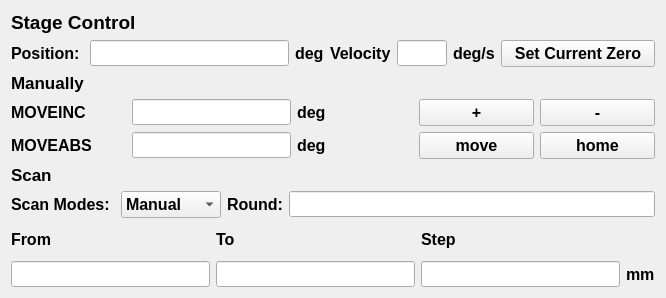
<?xml version="1.0" encoding="UTF-8"?>
<ui version="4.0">
 <class>OSMSStage</class>
 <widget class="QWidget" name="OSMSStage">
  <property name="geometry">
   <rect>
    <x>0</x>
    <y>0</y>
    <width>666</width>
    <height>298</height>
   </rect>
  </property>
  <property name="sizePolicy">
   <sizepolicy hsizetype="Expanding" vsizetype="Expanding">
    <horstretch>0</horstretch>
    <verstretch>0</verstretch>
   </sizepolicy>
  </property>
  <property name="minimumSize">
   <size>
    <width>0</width>
    <height>0</height>
   </size>
  </property>
  <property name="maximumSize">
   <size>
    <width>16777215</width>
    <height>16777215</height>
   </size>
  </property>
  <property name="windowTitle">
   <string>OSMS Stage Control</string>
  </property>
  <layout class="QGridLayout" name="gridLayout_2">
   <item row="1" column="0" colspan="2">
    <layout class="QHBoxLayout" name="horizontalLayout_1">
     <item>
      <widget class="QLabel" name="label_2">
       <property name="sizePolicy">
        <sizepolicy hsizetype="Preferred" vsizetype="Fixed">
         <horstretch>0</horstretch>
         <verstretch>0</verstretch>
        </sizepolicy>
       </property>
       <property name="font">
        <font>
         <pointsize>12</pointsize>
         <bold>true</bold>
        </font>
       </property>
       <property name="text">
        <string>Position: </string>
       </property>
      </widget>
     </item>
     <item>
      <widget class="QLineEdit" name="lineEdit_1">
       <property name="sizePolicy">
        <sizepolicy hsizetype="Expanding" vsizetype="Fixed">
         <horstretch>0</horstretch>
         <verstretch>0</verstretch>
        </sizepolicy>
       </property>
       <property name="minimumSize">
        <size>
         <width>80</width>
         <height>0</height>
        </size>
       </property>
       <property name="font">
        <font>
         <family>Consolas</family>
         <pointsize>11</pointsize>
        </font>
       </property>
      </widget>
     </item>
     <item>
      <widget class="QLabel" name="label_3">
       <property name="sizePolicy">
        <sizepolicy hsizetype="Preferred" vsizetype="Fixed">
         <horstretch>0</horstretch>
         <verstretch>0</verstretch>
        </sizepolicy>
       </property>
       <property name="font">
        <font>
         <pointsize>12</pointsize>
         <bold>true</bold>
        </font>
       </property>
       <property name="text">
        <string>deg</string>
       </property>
      </widget>
     </item>
    </layout>
   </item>
   <item row="4" column="0" colspan="4">
    <widget class="QLabel" name="label_11">
     <property name="sizePolicy">
      <sizepolicy hsizetype="Preferred" vsizetype="Fixed">
       <horstretch>0</horstretch>
       <verstretch>0</verstretch>
      </sizepolicy>
     </property>
     <property name="font">
      <font>
       <pointsize>13</pointsize>
       <bold>true</bold>
      </font>
     </property>
     <property name="text">
      <string>Scan</string>
     </property>
    </widget>
   </item>
   <item row="1" column="3">
    <layout class="QHBoxLayout" name="horizontalLayout_3">
     <item>
      <widget class="QPushButton" name="pushButton_5">
       <property name="sizePolicy">
        <sizepolicy hsizetype="Preferred" vsizetype="Fixed">
         <horstretch>0</horstretch>
         <verstretch>0</verstretch>
        </sizepolicy>
       </property>
       <property name="font">
        <font>
         <pointsize>12</pointsize>
         <bold>true</bold>
        </font>
       </property>
       <property name="text">
        <string>Set Current Zero</string>
       </property>
      </widget>
     </item>
    </layout>
   </item>
   <item row="5" column="0" colspan="4">
    <layout class="QHBoxLayout" name="horizontalLayout">
     <item>
      <widget class="QLabel" name="label_17">
       <property name="sizePolicy">
        <sizepolicy hsizetype="Preferred" vsizetype="Fixed">
         <horstretch>0</horstretch>
         <verstretch>0</verstretch>
        </sizepolicy>
       </property>
       <property name="font">
        <font>
         <pointsize>12</pointsize>
         <bold>true</bold>
        </font>
       </property>
       <property name="text">
        <string>Scan Modes: </string>
       </property>
      </widget>
     </item>
     <item>
      <widget class="QComboBox" name="comboBox">
       <property name="minimumSize">
        <size>
         <width>100</width>
         <height>0</height>
        </size>
       </property>
       <property name="font">
        <font>
         <pointsize>12</pointsize>
         <bold>true</bold>
        </font>
       </property>
       <item>
        <property name="text">
         <string>Manual</string>
        </property>
       </item>
       <item>
        <property name="text">
         <string>Range</string>
        </property>
       </item>
      </widget>
     </item>
     <item>
      <widget class="QLabel" name="label_20">
       <property name="sizePolicy">
        <sizepolicy hsizetype="Preferred" vsizetype="Fixed">
         <horstretch>0</horstretch>
         <verstretch>0</verstretch>
        </sizepolicy>
       </property>
       <property name="font">
        <font>
         <pointsize>12</pointsize>
         <bold>true</bold>
        </font>
       </property>
       <property name="text">
        <string>Round:</string>
       </property>
      </widget>
     </item>
     <item>
      <widget class="QLineEdit" name="lineEdit_9">
       <property name="sizePolicy">
        <sizepolicy hsizetype="Expanding" vsizetype="Fixed">
         <horstretch>0</horstretch>
         <verstretch>0</verstretch>
        </sizepolicy>
       </property>
       <property name="font">
        <font>
         <family>Consolas</family>
         <pointsize>11</pointsize>
        </font>
       </property>
      </widget>
     </item>
    </layout>
   </item>
   <item row="1" column="2">
    <layout class="QHBoxLayout" name="horizontalLayout_2">
     <item>
      <widget class="QLabel" name="label_4">
       <property name="sizePolicy">
        <sizepolicy hsizetype="Preferred" vsizetype="Fixed">
         <horstretch>0</horstretch>
         <verstretch>0</verstretch>
        </sizepolicy>
       </property>
       <property name="font">
        <font>
         <pointsize>12</pointsize>
         <bold>true</bold>
        </font>
       </property>
       <property name="text">
        <string>Velocity</string>
       </property>
      </widget>
     </item>
     <item>
      <widget class="QLineEdit" name="lineEdit_2">
       <property name="sizePolicy">
        <sizepolicy hsizetype="Maximum" vsizetype="Fixed">
         <horstretch>0</horstretch>
         <verstretch>0</verstretch>
        </sizepolicy>
       </property>
       <property name="maximumSize">
        <size>
         <width>50</width>
         <height>16777215</height>
        </size>
       </property>
       <property name="font">
        <font>
         <family>Consolas</family>
         <pointsize>11</pointsize>
        </font>
       </property>
      </widget>
     </item>
     <item>
      <widget class="QLabel" name="label_5">
       <property name="sizePolicy">
        <sizepolicy hsizetype="Preferred" vsizetype="Fixed">
         <horstretch>0</horstretch>
         <verstretch>0</verstretch>
        </sizepolicy>
       </property>
       <property name="font">
        <font>
         <pointsize>12</pointsize>
         <bold>true</bold>
        </font>
       </property>
       <property name="text">
        <string>deg/s</string>
       </property>
      </widget>
     </item>
    </layout>
   </item>
   <item row="0" column="0" colspan="2">
    <widget class="QLabel" name="label_1">
     <property name="sizePolicy">
      <sizepolicy hsizetype="Preferred" vsizetype="Fixed">
       <horstretch>0</horstretch>
       <verstretch>0</verstretch>
      </sizepolicy>
     </property>
     <property name="minimumSize">
      <size>
       <width>150</width>
       <height>0</height>
      </size>
     </property>
     <property name="font">
      <font>
       <pointsize>14</pointsize>
       <bold>true</bold>
      </font>
     </property>
     <property name="text">
      <string>Stage Control</string>
     </property>
    </widget>
   </item>
   <item row="6" column="0" colspan="4">
    <layout class="QGridLayout" name="gridLayout">
     <item row="2" column="3">
      <widget class="QLabel" name="label_15">
       <property name="font">
        <font>
         <pointsize>12</pointsize>
         <bold>true</bold>
        </font>
       </property>
       <property name="text">
        <string>mm</string>
       </property>
      </widget>
     </item>
     <item row="0" column="2">
      <widget class="QLabel" name="label_14">
       <property name="font">
        <font>
         <pointsize>12</pointsize>
         <bold>true</bold>
        </font>
       </property>
       <property name="text">
        <string>Step</string>
       </property>
      </widget>
     </item>
     <item row="2" column="2">
      <widget class="QLineEdit" name="lineEdit_7">
       <property name="sizePolicy">
        <sizepolicy hsizetype="Expanding" vsizetype="Fixed">
         <horstretch>0</horstretch>
         <verstretch>0</verstretch>
        </sizepolicy>
       </property>
       <property name="font">
        <font>
         <family>Consolas</family>
         <pointsize>11</pointsize>
        </font>
       </property>
      </widget>
     </item>
     <item row="2" column="0">
      <widget class="QLineEdit" name="lineEdit_5">
       <property name="sizePolicy">
        <sizepolicy hsizetype="Expanding" vsizetype="Fixed">
         <horstretch>0</horstretch>
         <verstretch>0</verstretch>
        </sizepolicy>
       </property>
       <property name="font">
        <font>
         <family>Consolas</family>
         <pointsize>11</pointsize>
        </font>
       </property>
      </widget>
     </item>
     <item row="0" column="1">
      <widget class="QLabel" name="label_13">
       <property name="font">
        <font>
         <pointsize>12</pointsize>
         <bold>true</bold>
        </font>
       </property>
       <property name="text">
        <string>To</string>
       </property>
      </widget>
     </item>
     <item row="2" column="1">
      <widget class="QLineEdit" name="lineEdit_6">
       <property name="sizePolicy">
        <sizepolicy hsizetype="Expanding" vsizetype="Fixed">
         <horstretch>0</horstretch>
         <verstretch>0</verstretch>
        </sizepolicy>
       </property>
       <property name="font">
        <font>
         <family>Consolas</family>
         <pointsize>11</pointsize>
        </font>
       </property>
      </widget>
     </item>
     <item row="0" column="0">
      <widget class="QLabel" name="label_12">
       <property name="font">
        <font>
         <pointsize>12</pointsize>
         <bold>true</bold>
        </font>
       </property>
       <property name="text">
        <string>From</string>
       </property>
      </widget>
     </item>
    </layout>
   </item>
   <item row="3" column="0" colspan="4">
    <layout class="QVBoxLayout" name="verticalLayout">
     <item>
      <layout class="QHBoxLayout" name="horizontalLayout_5">
       <item>
        <widget class="QLabel" name="label_6">
         <property name="sizePolicy">
          <sizepolicy hsizetype="Preferred" vsizetype="Fixed">
           <horstretch>0</horstretch>
           <verstretch>0</verstretch>
          </sizepolicy>
         </property>
         <property name="font">
          <font>
           <pointsize>13</pointsize>
           <bold>true</bold>
          </font>
         </property>
         <property name="text">
          <string>Manually</string>
         </property>
        </widget>
       </item>
      </layout>
     </item>
     <item>
      <layout class="QGridLayout" name="gridLayout_1">
       <item row="1" column="3">
        <widget class="QLabel" name="label_9">
         <property name="sizePolicy">
          <sizepolicy hsizetype="Preferred" vsizetype="Fixed">
           <horstretch>0</horstretch>
           <verstretch>0</verstretch>
          </sizepolicy>
         </property>
         <property name="minimumSize">
          <size>
           <width>40</width>
           <height>0</height>
          </size>
         </property>
         <property name="font">
          <font>
           <pointsize>12</pointsize>
           <bold>true</bold>
          </font>
         </property>
         <property name="text">
          <string>deg</string>
         </property>
        </widget>
       </item>
       <item row="2" column="1">
        <widget class="QLineEdit" name="lineEdit_4">
         <property name="sizePolicy">
          <sizepolicy hsizetype="Preferred" vsizetype="Fixed">
           <horstretch>0</horstretch>
           <verstretch>0</verstretch>
          </sizepolicy>
         </property>
         <property name="font">
          <font>
           <family>Consolas</family>
           <pointsize>11</pointsize>
          </font>
         </property>
        </widget>
       </item>
       <item row="1" column="4">
        <widget class="QPushButton" name="pushButton_1">
         <property name="sizePolicy">
          <sizepolicy hsizetype="Preferred" vsizetype="Fixed">
           <horstretch>0</horstretch>
           <verstretch>0</verstretch>
          </sizepolicy>
         </property>
         <property name="font">
          <font>
           <pointsize>12</pointsize>
           <bold>true</bold>
          </font>
         </property>
         <property name="text">
          <string>+</string>
         </property>
        </widget>
       </item>
       <item row="2" column="3">
        <widget class="QLabel" name="label_10">
         <property name="sizePolicy">
          <sizepolicy hsizetype="Preferred" vsizetype="Fixed">
           <horstretch>0</horstretch>
           <verstretch>0</verstretch>
          </sizepolicy>
         </property>
         <property name="minimumSize">
          <size>
           <width>40</width>
           <height>0</height>
          </size>
         </property>
         <property name="font">
          <font>
           <pointsize>12</pointsize>
           <bold>true</bold>
          </font>
         </property>
         <property name="text">
          <string>deg</string>
         </property>
        </widget>
       </item>
       <item row="2" column="4">
        <widget class="QPushButton" name="pushButton_3">
         <property name="sizePolicy">
          <sizepolicy hsizetype="Preferred" vsizetype="Fixed">
           <horstretch>0</horstretch>
           <verstretch>0</verstretch>
          </sizepolicy>
         </property>
         <property name="font">
          <font>
           <pointsize>12</pointsize>
           <bold>true</bold>
          </font>
         </property>
         <property name="text">
          <string>move</string>
         </property>
        </widget>
       </item>
       <item row="2" column="0">
        <widget class="QLabel" name="label_8">
         <property name="sizePolicy">
          <sizepolicy hsizetype="Preferred" vsizetype="Fixed">
           <horstretch>0</horstretch>
           <verstretch>0</verstretch>
          </sizepolicy>
         </property>
         <property name="minimumSize">
          <size>
           <width>80</width>
           <height>0</height>
          </size>
         </property>
         <property name="font">
          <font>
           <pointsize>12</pointsize>
           <bold>true</bold>
          </font>
         </property>
         <property name="text">
          <string>MOVEABS</string>
         </property>
        </widget>
       </item>
       <item row="1" column="0">
        <widget class="QLabel" name="label_7">
         <property name="sizePolicy">
          <sizepolicy hsizetype="Preferred" vsizetype="Fixed">
           <horstretch>0</horstretch>
           <verstretch>0</verstretch>
          </sizepolicy>
         </property>
         <property name="font">
          <font>
           <pointsize>12</pointsize>
           <bold>true</bold>
          </font>
         </property>
         <property name="text">
          <string>MOVEINC</string>
         </property>
        </widget>
       </item>
       <item row="2" column="5">
        <widget class="QPushButton" name="pushButton_4">
         <property name="sizePolicy">
          <sizepolicy hsizetype="Preferred" vsizetype="Fixed">
           <horstretch>0</horstretch>
           <verstretch>0</verstretch>
          </sizepolicy>
         </property>
         <property name="font">
          <font>
           <pointsize>12</pointsize>
           <bold>true</bold>
          </font>
         </property>
         <property name="text">
          <string>home</string>
         </property>
        </widget>
       </item>
       <item row="1" column="5">
        <widget class="QPushButton" name="pushButton_2">
         <property name="sizePolicy">
          <sizepolicy hsizetype="Preferred" vsizetype="Fixed">
           <horstretch>0</horstretch>
           <verstretch>0</verstretch>
          </sizepolicy>
         </property>
         <property name="font">
          <font>
           <pointsize>12</pointsize>
           <bold>true</bold>
          </font>
         </property>
         <property name="text">
          <string>-</string>
         </property>
        </widget>
       </item>
       <item row="1" column="1">
        <widget class="QLineEdit" name="lineEdit_3">
         <property name="sizePolicy">
          <sizepolicy hsizetype="Preferred" vsizetype="Fixed">
           <horstretch>0</horstretch>
           <verstretch>0</verstretch>
          </sizepolicy>
         </property>
         <property name="font">
          <font>
           <family>Consolas</family>
           <pointsize>11</pointsize>
          </font>
         </property>
        </widget>
       </item>
      </layout>
     </item>
    </layout>
   </item>
  </layout>
 </widget>
 <resources/>
 <connections/>
</ui>
